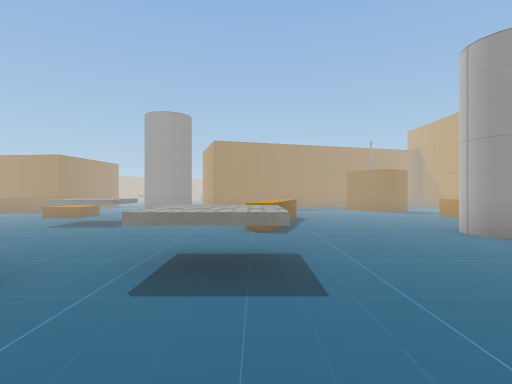
view 1 (above)

21 first-person views from a walk through a scene from a Unity 3-D project. The camera is 1.4 m above the floor, looks level and sees 80° across. The floor is counted in squares, 2 m on a side. Each view is taken from the middle of a square. On the plan, view 1 faces up. The plan holds only what a view shows up to about 10 squares ahead; the rest is blank. The place goes on beyond the plan. The player character is not drawn. Some surface patterns are stand-ins.

view 2
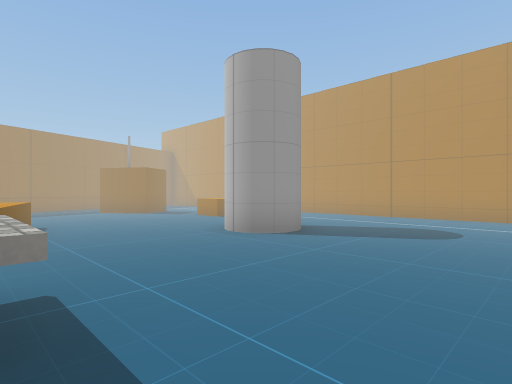

view 3
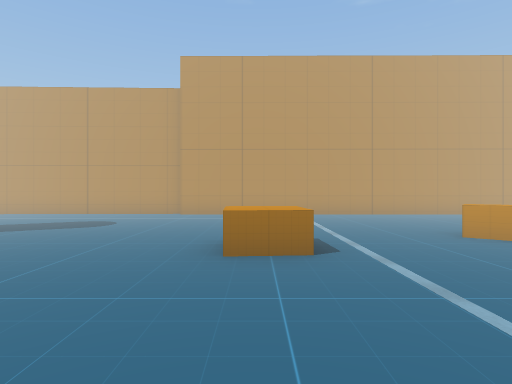

view 4
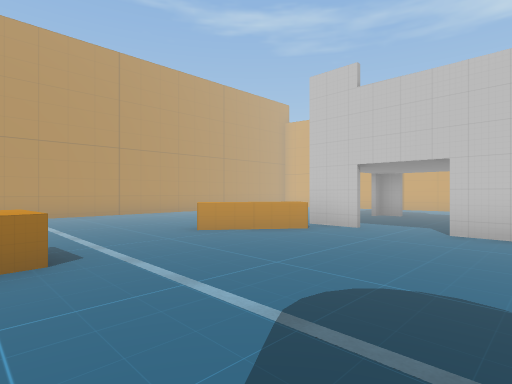

view 5
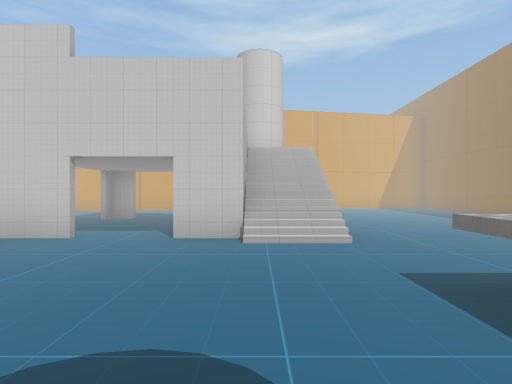

view 6
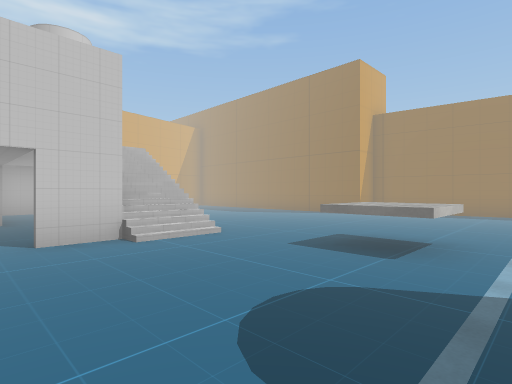

view 7
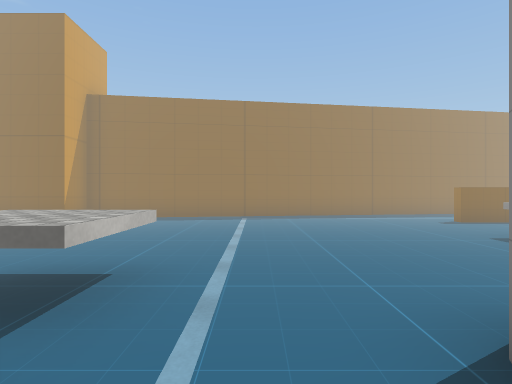

view 8
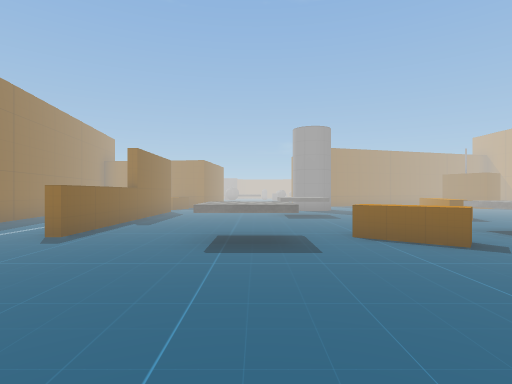

view 9
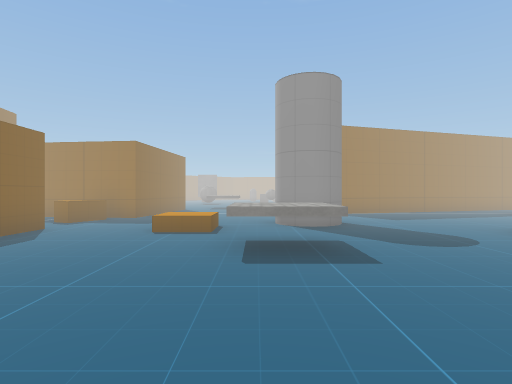

view 10
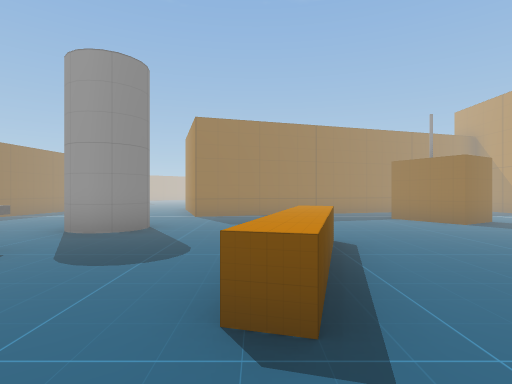

view 11
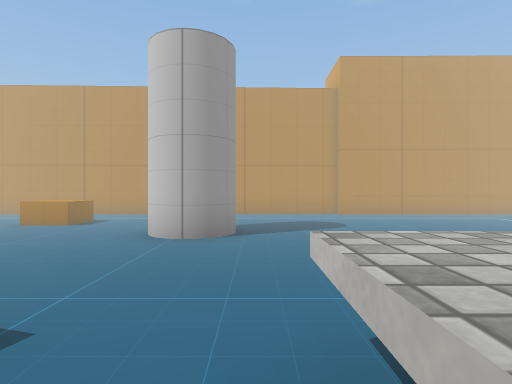

view 12
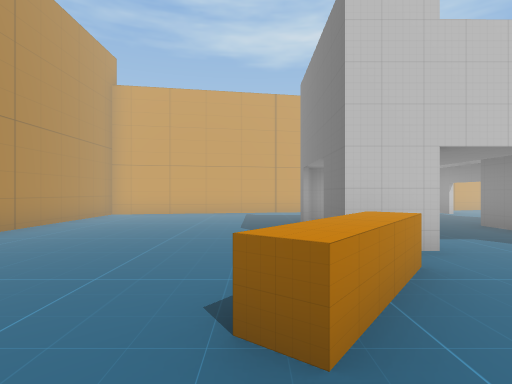

view 13
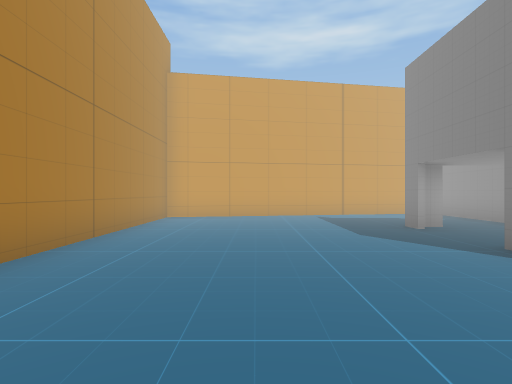

view 14
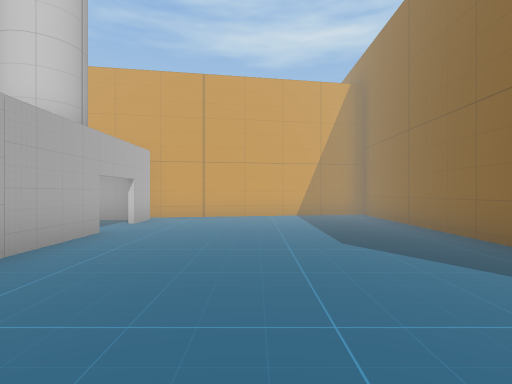

view 15
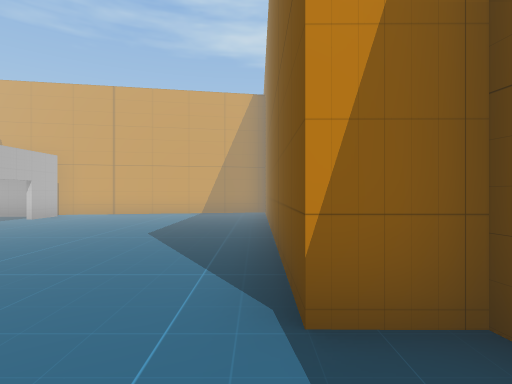

view 16
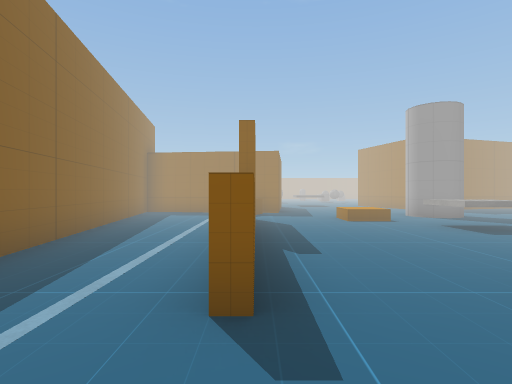

view 17
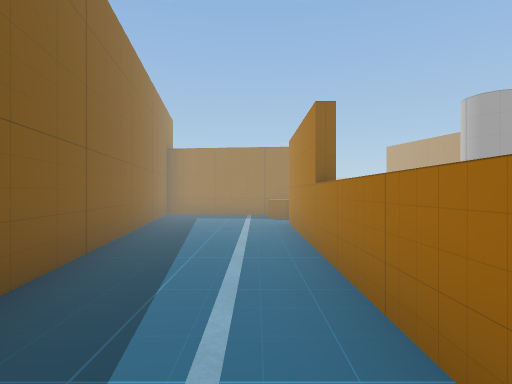

view 18
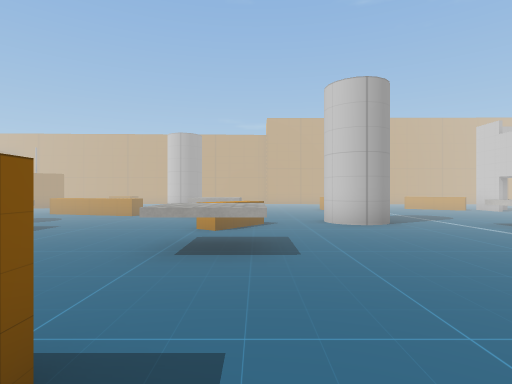

view 19
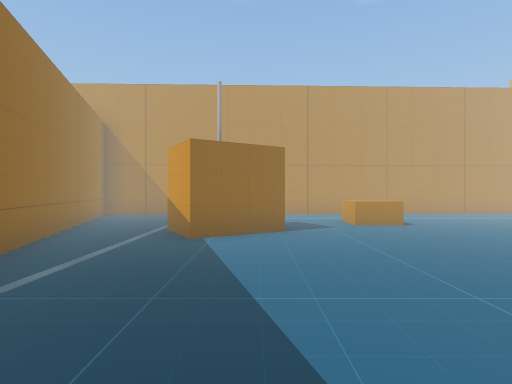

view 20
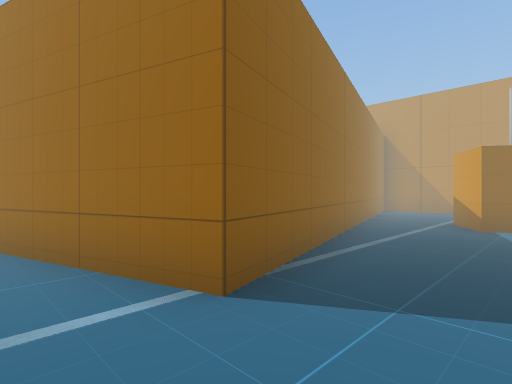

view 21
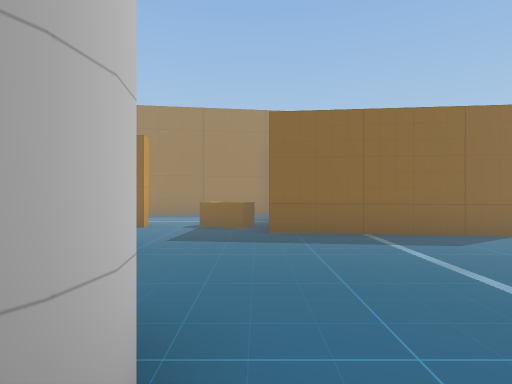

### Floor plan
Key: @ floor where view 1 was taken; # wall or solid block; . floor; / step, stairs or slope; ^ raised ledge; O other object.
Columns run from 12 left of view 1 to 9 right of it. Each row starts with its distance up from view 1.
 14      #.. .# ####.....#
 13      #....###........#
 12 ######..........OO...#
 11 #...O...........OO...#
 10 #...O....#...........#
  9 #......O..........O..#
  8 #...#........^....O..#
  7 ##..#...^^...^.......#
  6  #..#.......^#.......#
  5  #..#...........##...#
  4  #..#................#
  3  #..#..^.O.^^........#
  2  #.....^.OO..........#
  1  #...................#
  0  ##.......#.@........#
 -1   #.......#....O.....#
 -2   #..................#
 -3   #......^...........#
 -4   #......^......O....#
 -5   #............OO....#
 -6   #.......//...O.....#
 -7   ##...... OO.OO.....#
 -8    #......  .........#
 -9    #......//.........#
-10    #......O.OO.O.....#
-11    #......O.O........#
-12    #........O........#
-13    #......O.O....#####
-14    #......O#######
-15    #..######

Positions as (right, up) in squares from view 1, and headings:
1: (0, 0), facing up
2: (0, 1), facing up-right
3: (-1, -1), facing right
4: (-1, -1), facing down-right
5: (-1, -2), facing down
6: (1, -2), facing down-left
7: (-1, -2), facing left
8: (-5, -2), facing up
9: (-4, 3), facing up
10: (0, 4), facing up
11: (-1, 4), facing right
12: (4, -3), facing down
13: (6, -4), facing down
14: (-5, -6), facing down
15: (-8, -5), facing down
16: (-8, 1), facing up
17: (-9, 2), facing up
18: (-9, 2), facing right
19: (-1, 11), facing right
20: (-3, 11), facing up-right
21: (-2, 11), facing left
